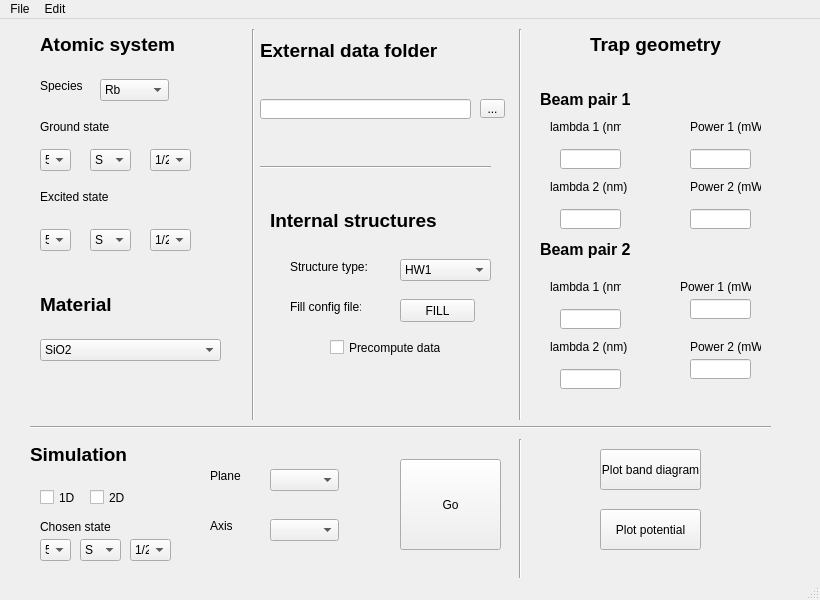
<?xml version="1.0" encoding="UTF-8"?>
<ui version="4.0">
 <class>MainWindow</class>
 <widget class="QMainWindow" name="MainWindow">
  <property name="geometry">
   <rect>
    <x>0</x>
    <y>0</y>
    <width>820</width>
    <height>600</height>
   </rect>
  </property>
  <property name="windowTitle">
   <string>MainWindow</string>
  </property>
  <widget class="QWidget" name="centralwidget">
   <widget class="QLabel" name="label">
    <property name="geometry">
     <rect>
      <x>40</x>
      <y>10</y>
      <width>161</width>
      <height>31</height>
     </rect>
    </property>
    <property name="text">
     <string>&lt;html&gt;&lt;head/&gt;&lt;body&gt;&lt;p&gt;&lt;span style=&quot; font-size:14pt; font-weight:600;&quot;&gt;Atomic system&lt;/span&gt;&lt;/p&gt;&lt;/body&gt;&lt;/html&gt;</string>
    </property>
   </widget>
   <widget class="QLabel" name="label_3">
    <property name="geometry">
     <rect>
      <x>590</x>
      <y>10</y>
      <width>141</width>
      <height>31</height>
     </rect>
    </property>
    <property name="text">
     <string>&lt;html&gt;&lt;head/&gt;&lt;body&gt;&lt;p&gt;&lt;span style=&quot; font-size:14pt; font-weight:600;&quot;&gt;Trap geometry&lt;/span&gt;&lt;/p&gt;&lt;/body&gt;&lt;/html&gt;</string>
    </property>
   </widget>
   <widget class="QComboBox" name="comboBox">
    <property name="geometry">
     <rect>
      <x>100</x>
      <y>60</y>
      <width>69</width>
      <height>22</height>
     </rect>
    </property>
    <item>
     <property name="text">
      <string>Rb</string>
     </property>
    </item>
    <item>
     <property name="text">
      <string>Cs</string>
     </property>
    </item>
   </widget>
   <widget class="QLabel" name="label_4">
    <property name="geometry">
     <rect>
      <x>40</x>
      <y>60</y>
      <width>47</width>
      <height>13</height>
     </rect>
    </property>
    <property name="text">
     <string>Species</string>
    </property>
   </widget>
   <widget class="QLabel" name="label_5">
    <property name="geometry">
     <rect>
      <x>40</x>
      <y>100</y>
      <width>81</width>
      <height>16</height>
     </rect>
    </property>
    <property name="text">
     <string>Ground state</string>
    </property>
   </widget>
   <widget class="QComboBox" name="comboBox_2">
    <property name="geometry">
     <rect>
      <x>40</x>
      <y>130</y>
      <width>31</width>
      <height>22</height>
     </rect>
    </property>
    <item>
     <property name="text">
      <string>5</string>
     </property>
    </item>
    <item>
     <property name="text">
      <string>6</string>
     </property>
    </item>
   </widget>
   <widget class="QComboBox" name="comboBox_3">
    <property name="geometry">
     <rect>
      <x>90</x>
      <y>130</y>
      <width>41</width>
      <height>22</height>
     </rect>
    </property>
    <item>
     <property name="text">
      <string>S</string>
     </property>
    </item>
    <item>
     <property name="text">
      <string>P</string>
     </property>
    </item>
   </widget>
   <widget class="QComboBox" name="comboBox_4">
    <property name="geometry">
     <rect>
      <x>150</x>
      <y>130</y>
      <width>41</width>
      <height>22</height>
     </rect>
    </property>
    <item>
     <property name="text">
      <string>1/2</string>
     </property>
    </item>
    <item>
     <property name="text">
      <string>3/2</string>
     </property>
    </item>
   </widget>
   <widget class="QLabel" name="label_6">
    <property name="geometry">
     <rect>
      <x>40</x>
      <y>170</y>
      <width>91</width>
      <height>16</height>
     </rect>
    </property>
    <property name="text">
     <string>Excited state</string>
    </property>
   </widget>
   <widget class="QComboBox" name="comboBox_5">
    <property name="geometry">
     <rect>
      <x>40</x>
      <y>210</y>
      <width>31</width>
      <height>22</height>
     </rect>
    </property>
    <item>
     <property name="text">
      <string>5</string>
     </property>
    </item>
    <item>
     <property name="text">
      <string>6</string>
     </property>
    </item>
   </widget>
   <widget class="QComboBox" name="comboBox_6">
    <property name="geometry">
     <rect>
      <x>90</x>
      <y>210</y>
      <width>41</width>
      <height>22</height>
     </rect>
    </property>
    <item>
     <property name="text">
      <string>S</string>
     </property>
    </item>
    <item>
     <property name="text">
      <string>P</string>
     </property>
    </item>
   </widget>
   <widget class="QComboBox" name="comboBox_7">
    <property name="geometry">
     <rect>
      <x>150</x>
      <y>210</y>
      <width>41</width>
      <height>22</height>
     </rect>
    </property>
    <item>
     <property name="text">
      <string>1/2</string>
     </property>
    </item>
    <item>
     <property name="text">
      <string>3/2</string>
     </property>
    </item>
   </widget>
   <widget class="Line" name="line">
    <property name="geometry">
     <rect>
      <x>30</x>
      <y>400</y>
      <width>741</width>
      <height>16</height>
     </rect>
    </property>
    <property name="orientation">
     <enum>Qt::Horizontal</enum>
    </property>
   </widget>
   <widget class="Line" name="line_2">
    <property name="geometry">
     <rect>
      <x>243</x>
      <y>10</y>
      <width>20</width>
      <height>391</height>
     </rect>
    </property>
    <property name="orientation">
     <enum>Qt::Vertical</enum>
    </property>
   </widget>
   <widget class="Line" name="line_3">
    <property name="geometry">
     <rect>
      <x>510</x>
      <y>10</y>
      <width>20</width>
      <height>391</height>
     </rect>
    </property>
    <property name="orientation">
     <enum>Qt::Vertical</enum>
    </property>
   </widget>
   <widget class="Line" name="line_4">
    <property name="geometry">
     <rect>
      <x>260</x>
      <y>140</y>
      <width>231</width>
      <height>16</height>
     </rect>
    </property>
    <property name="orientation">
     <enum>Qt::Horizontal</enum>
    </property>
   </widget>
   <widget class="QLabel" name="label_7">
    <property name="geometry">
     <rect>
      <x>290</x>
      <y>240</y>
      <width>81</width>
      <height>16</height>
     </rect>
    </property>
    <property name="text">
     <string>Structure type:</string>
    </property>
   </widget>
   <widget class="QComboBox" name="comboBox_8">
    <property name="geometry">
     <rect>
      <x>400</x>
      <y>240</y>
      <width>91</width>
      <height>22</height>
     </rect>
    </property>
    <item>
     <property name="text">
      <string>HW1</string>
     </property>
    </item>
    <item>
     <property name="text">
      <string>Nanofibre</string>
     </property>
    </item>
    <item>
     <property name="text">
      <string>W1</string>
     </property>
    </item>
   </widget>
   <widget class="QLabel" name="label_9">
    <property name="geometry">
     <rect>
      <x>550</x>
      <y>100</y>
      <width>71</width>
      <height>16</height>
     </rect>
    </property>
    <property name="text">
     <string>lambda 1 (nm)</string>
    </property>
   </widget>
   <widget class="QLabel" name="label_14">
    <property name="geometry">
     <rect>
      <x>550</x>
      <y>160</y>
      <width>81</width>
      <height>16</height>
     </rect>
    </property>
    <property name="text">
     <string>lambda 2 (nm)</string>
    </property>
   </widget>
   <widget class="QLineEdit" name="lineEdit">
    <property name="geometry">
     <rect>
      <x>560</x>
      <y>130</y>
      <width>61</width>
      <height>20</height>
     </rect>
    </property>
   </widget>
   <widget class="QLineEdit" name="lineEdit_2">
    <property name="geometry">
     <rect>
      <x>690</x>
      <y>130</y>
      <width>61</width>
      <height>20</height>
     </rect>
    </property>
   </widget>
   <widget class="QLabel" name="label_16">
    <property name="geometry">
     <rect>
      <x>290</x>
      <y>280</y>
      <width>71</width>
      <height>16</height>
     </rect>
    </property>
    <property name="text">
     <string>Fill config file:</string>
    </property>
   </widget>
   <widget class="QPushButton" name="pushButton_2">
    <property name="geometry">
     <rect>
      <x>400</x>
      <y>280</y>
      <width>75</width>
      <height>23</height>
     </rect>
    </property>
    <property name="text">
     <string>FILL</string>
    </property>
   </widget>
   <widget class="QCheckBox" name="checkBox">
    <property name="geometry">
     <rect>
      <x>330</x>
      <y>320</y>
      <width>111</width>
      <height>17</height>
     </rect>
    </property>
    <property name="text">
     <string>Precompute data ?</string>
    </property>
   </widget>
   <widget class="QLabel" name="label_17">
    <property name="geometry">
     <rect>
      <x>30</x>
      <y>420</y>
      <width>121</width>
      <height>31</height>
     </rect>
    </property>
    <property name="text">
     <string>&lt;html&gt;&lt;head/&gt;&lt;body&gt;&lt;p&gt;&lt;span style=&quot; font-size:14pt; font-weight:600;&quot;&gt;Simulation&lt;/span&gt;&lt;/p&gt;&lt;/body&gt;&lt;/html&gt;</string>
    </property>
   </widget>
   <widget class="QComboBox" name="comboBox_9">
    <property name="geometry">
     <rect>
      <x>80</x>
      <y>520</y>
      <width>41</width>
      <height>22</height>
     </rect>
    </property>
    <item>
     <property name="text">
      <string>S</string>
     </property>
    </item>
    <item>
     <property name="text">
      <string>P</string>
     </property>
    </item>
   </widget>
   <widget class="QLabel" name="label_18">
    <property name="geometry">
     <rect>
      <x>40</x>
      <y>500</y>
      <width>81</width>
      <height>16</height>
     </rect>
    </property>
    <property name="text">
     <string>Chosen state</string>
    </property>
   </widget>
   <widget class="QComboBox" name="comboBox_10">
    <property name="geometry">
     <rect>
      <x>40</x>
      <y>520</y>
      <width>31</width>
      <height>22</height>
     </rect>
    </property>
    <item>
     <property name="text">
      <string>5</string>
     </property>
    </item>
    <item>
     <property name="text">
      <string>6</string>
     </property>
    </item>
   </widget>
   <widget class="QComboBox" name="comboBox_11">
    <property name="geometry">
     <rect>
      <x>130</x>
      <y>520</y>
      <width>41</width>
      <height>22</height>
     </rect>
    </property>
    <item>
     <property name="text">
      <string>1/2</string>
     </property>
    </item>
    <item>
     <property name="text">
      <string>3/2</string>
     </property>
    </item>
   </widget>
   <widget class="QCheckBox" name="checkBox_2">
    <property name="geometry">
     <rect>
      <x>40</x>
      <y>470</y>
      <width>70</width>
      <height>17</height>
     </rect>
    </property>
    <property name="text">
     <string>1D</string>
    </property>
   </widget>
   <widget class="QCheckBox" name="checkBox_3">
    <property name="geometry">
     <rect>
      <x>90</x>
      <y>470</y>
      <width>70</width>
      <height>17</height>
     </rect>
    </property>
    <property name="text">
     <string>2D</string>
    </property>
   </widget>
   <widget class="QComboBox" name="comboBox_12">
    <property name="geometry">
     <rect>
      <x>270</x>
      <y>450</y>
      <width>69</width>
      <height>22</height>
     </rect>
    </property>
    <item>
     <property name="text">
      <string/>
     </property>
    </item>
    <item>
     <property name="text">
      <string>XY</string>
     </property>
    </item>
    <item>
     <property name="text">
      <string>YZ</string>
     </property>
    </item>
    <item>
     <property name="text">
      <string>ZX</string>
     </property>
    </item>
   </widget>
   <widget class="QComboBox" name="comboBox_13">
    <property name="geometry">
     <rect>
      <x>270</x>
      <y>500</y>
      <width>69</width>
      <height>22</height>
     </rect>
    </property>
    <item>
     <property name="text">
      <string/>
     </property>
    </item>
    <item>
     <property name="text">
      <string>X</string>
     </property>
    </item>
    <item>
     <property name="text">
      <string>Y</string>
     </property>
    </item>
    <item>
     <property name="text">
      <string>Z</string>
     </property>
    </item>
   </widget>
   <widget class="QLabel" name="label_19">
    <property name="geometry">
     <rect>
      <x>210</x>
      <y>450</y>
      <width>47</width>
      <height>13</height>
     </rect>
    </property>
    <property name="text">
     <string>Plane</string>
    </property>
   </widget>
   <widget class="QLabel" name="label_20">
    <property name="geometry">
     <rect>
      <x>210</x>
      <y>500</y>
      <width>47</width>
      <height>13</height>
     </rect>
    </property>
    <property name="text">
     <string>Axis</string>
    </property>
   </widget>
   <widget class="QLabel" name="label_8">
    <property name="geometry">
     <rect>
      <x>540</x>
      <y>70</y>
      <width>111</width>
      <height>21</height>
     </rect>
    </property>
    <property name="text">
     <string>&lt;html&gt;&lt;head/&gt;&lt;body&gt;&lt;p&gt;&lt;span style=&quot; font-size:12pt; font-weight:600;&quot;&gt;Beam pair 1&lt;/span&gt;&lt;/p&gt;&lt;/body&gt;&lt;/html&gt;</string>
    </property>
   </widget>
   <widget class="QLabel" name="label_15">
    <property name="geometry">
     <rect>
      <x>540</x>
      <y>220</y>
      <width>111</width>
      <height>21</height>
     </rect>
    </property>
    <property name="text">
     <string>&lt;html&gt;&lt;head/&gt;&lt;body&gt;&lt;p&gt;&lt;span style=&quot; font-size:12pt; font-weight:600;&quot;&gt;Beam pair 2&lt;/span&gt;&lt;/p&gt;&lt;/body&gt;&lt;/html&gt;</string>
    </property>
   </widget>
   <widget class="QLabel" name="label_11">
    <property name="geometry">
     <rect>
      <x>690</x>
      <y>100</y>
      <width>71</width>
      <height>16</height>
     </rect>
    </property>
    <property name="text">
     <string>Power 1 (mW)</string>
    </property>
   </widget>
   <widget class="QLabel" name="label_13">
    <property name="geometry">
     <rect>
      <x>690</x>
      <y>160</y>
      <width>71</width>
      <height>16</height>
     </rect>
    </property>
    <property name="text">
     <string>Power 2 (mW)</string>
    </property>
   </widget>
   <widget class="QLineEdit" name="lineEdit_3">
    <property name="geometry">
     <rect>
      <x>560</x>
      <y>190</y>
      <width>61</width>
      <height>20</height>
     </rect>
    </property>
   </widget>
   <widget class="QLineEdit" name="lineEdit_6">
    <property name="geometry">
     <rect>
      <x>690</x>
      <y>190</y>
      <width>61</width>
      <height>20</height>
     </rect>
    </property>
   </widget>
   <widget class="QLabel" name="label_21">
    <property name="geometry">
     <rect>
      <x>690</x>
      <y>320</y>
      <width>71</width>
      <height>16</height>
     </rect>
    </property>
    <property name="text">
     <string>Power 2 (mW)</string>
    </property>
   </widget>
   <widget class="QLabel" name="label_22">
    <property name="geometry">
     <rect>
      <x>550</x>
      <y>320</y>
      <width>81</width>
      <height>16</height>
     </rect>
    </property>
    <property name="text">
     <string>lambda 2 (nm)</string>
    </property>
   </widget>
   <widget class="QLineEdit" name="lineEdit_4">
    <property name="geometry">
     <rect>
      <x>690</x>
      <y>280</y>
      <width>61</width>
      <height>20</height>
     </rect>
    </property>
   </widget>
   <widget class="QLineEdit" name="lineEdit_5">
    <property name="geometry">
     <rect>
      <x>560</x>
      <y>350</y>
      <width>61</width>
      <height>20</height>
     </rect>
    </property>
   </widget>
   <widget class="QLabel" name="label_10">
    <property name="geometry">
     <rect>
      <x>550</x>
      <y>260</y>
      <width>71</width>
      <height>16</height>
     </rect>
    </property>
    <property name="text">
     <string>lambda 1 (nm)</string>
    </property>
   </widget>
   <widget class="QLabel" name="label_12">
    <property name="geometry">
     <rect>
      <x>680</x>
      <y>260</y>
      <width>71</width>
      <height>16</height>
     </rect>
    </property>
    <property name="text">
     <string>Power 1 (mW)</string>
    </property>
   </widget>
   <widget class="QLineEdit" name="lineEdit_7">
    <property name="geometry">
     <rect>
      <x>560</x>
      <y>290</y>
      <width>61</width>
      <height>20</height>
     </rect>
    </property>
   </widget>
   <widget class="QLineEdit" name="lineEdit_8">
    <property name="geometry">
     <rect>
      <x>690</x>
      <y>340</y>
      <width>61</width>
      <height>20</height>
     </rect>
    </property>
   </widget>
   <widget class="QLabel" name="label_23">
    <property name="geometry">
     <rect>
      <x>40</x>
      <y>270</y>
      <width>161</width>
      <height>31</height>
     </rect>
    </property>
    <property name="text">
     <string>&lt;html&gt;&lt;head/&gt;&lt;body&gt;&lt;p&gt;&lt;span style=&quot; font-size:14pt; font-weight:600;&quot;&gt;Material&lt;/span&gt;&lt;/p&gt;&lt;/body&gt;&lt;/html&gt;</string>
    </property>
   </widget>
   <widget class="QComboBox" name="comboBox_14">
    <property name="geometry">
     <rect>
      <x>40</x>
      <y>320</y>
      <width>181</width>
      <height>22</height>
     </rect>
    </property>
    <item>
     <property name="text">
      <string>SiO2</string>
     </property>
    </item>
    <item>
     <property name="text">
      <string>GaInP</string>
     </property>
    </item>
    <item>
     <property name="text">
      <string>SiN</string>
     </property>
    </item>
    <item>
     <property name="text">
      <string>Air</string>
     </property>
    </item>
   </widget>
   <widget class="QLabel" name="label_24">
    <property name="geometry">
     <rect>
      <x>270</x>
      <y>190</y>
      <width>191</width>
      <height>21</height>
     </rect>
    </property>
    <property name="text">
     <string>&lt;html&gt;&lt;head/&gt;&lt;body&gt;&lt;p&gt;&lt;span style=&quot; font-size:14pt; font-weight:600;&quot;&gt;Internal structures&lt;/span&gt;&lt;/p&gt;&lt;/body&gt;&lt;/html&gt;</string>
    </property>
   </widget>
   <widget class="QLabel" name="label_25">
    <property name="geometry">
     <rect>
      <x>260</x>
      <y>20</y>
      <width>201</width>
      <height>21</height>
     </rect>
    </property>
    <property name="text">
     <string>&lt;html&gt;&lt;head/&gt;&lt;body&gt;&lt;p&gt;&lt;span style=&quot; font-size:14pt; font-weight:600;&quot;&gt;External data folder&lt;/span&gt;&lt;/p&gt;&lt;/body&gt;&lt;/html&gt;</string>
    </property>
   </widget>
   <widget class="QLineEdit" name="lineEdit_9">
    <property name="geometry">
     <rect>
      <x>260</x>
      <y>80</y>
      <width>211</width>
      <height>20</height>
     </rect>
    </property>
   </widget>
   <widget class="QToolButton" name="toolButton">
    <property name="geometry">
     <rect>
      <x>480</x>
      <y>80</y>
      <width>25</width>
      <height>19</height>
     </rect>
    </property>
    <property name="text">
     <string>...</string>
    </property>
   </widget>
   <widget class="QPushButton" name="pushButton">
    <property name="geometry">
     <rect>
      <x>400</x>
      <y>440</y>
      <width>101</width>
      <height>91</height>
     </rect>
    </property>
    <property name="text">
     <string>Go</string>
    </property>
   </widget>
   <widget class="Line" name="line_5">
    <property name="geometry">
     <rect>
      <x>510</x>
      <y>420</y>
      <width>20</width>
      <height>141</height>
     </rect>
    </property>
    <property name="orientation">
     <enum>Qt::Vertical</enum>
    </property>
   </widget>
   <widget class="QPushButton" name="pushButton_3">
    <property name="geometry">
     <rect>
      <x>600</x>
      <y>430</y>
      <width>101</width>
      <height>41</height>
     </rect>
    </property>
    <property name="text">
     <string>Plot band diagram</string>
    </property>
   </widget>
   <widget class="QPushButton" name="pushButton_4">
    <property name="geometry">
     <rect>
      <x>600</x>
      <y>490</y>
      <width>101</width>
      <height>41</height>
     </rect>
    </property>
    <property name="text">
     <string>Plot potential</string>
    </property>
   </widget>
  </widget>
  <widget class="QMenuBar" name="menubar">
   <property name="geometry">
    <rect>
     <x>0</x>
     <y>0</y>
     <width>820</width>
     <height>21</height>
    </rect>
   </property>
   <widget class="QMenu" name="menuFile">
    <property name="title">
     <string>File</string>
    </property>
    <addaction name="action_Quit"/>
   </widget>
   <widget class="QMenu" name="menuEdit">
    <property name="title">
     <string>Edit</string>
    </property>
   </widget>
   <addaction name="menuFile"/>
   <addaction name="menuEdit"/>
  </widget>
  <widget class="QStatusBar" name="statusbar"/>
  <action name="action_Quit">
   <property name="text">
    <string>&amp;Quit</string>
   </property>
   <property name="shortcut">
    <string>Ctrl+Q</string>
   </property>
  </action>
 </widget>
 <resources/>
 <connections/>
</ui>
